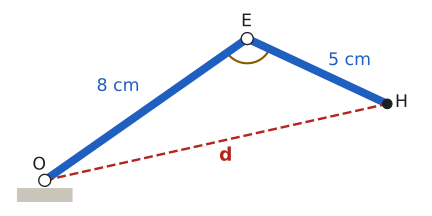

Python code for this plot:
import sys; sys.path.insert(0, "tools")
from cizim import *

# Alıştırma soru 10: robot kolu |OE| = 8, |EH| = 5, dirsekteki açı geniş (çizimde 120°), d = |OH| = sqrt(129) ≈ 11,36.
O = np.array([0.0, 0.0]); E = 8 * np.array([np.cos(np.radians(35)), np.sin(np.radians(35))])
yon = np.radians(35 - 60)  # dirsekte 180 - 60 = 120 derece
H = E + 5 * np.array([np.cos(yon), np.sin(yon)])
v1 = O - E; v2 = H - E
print("dirsek", np.degrees(np.arccos(v1 @ v2 / np.linalg.norm(v1) / np.linalg.norm(v2))), "d", np.linalg.norm(H - O))

fig, ax = sekil(5.6, 3.6)
ax.set_aspect("equal"); ax.axis("off")
ax.add_patch(patches.Rectangle((-0.9, -0.7), 1.8, 0.45, facecolor=CIZGI, edgecolor="none"))
ax.plot(*zip(O, E), color=MAVI, lw=6, solid_capstyle="round")
ax.plot(*zip(E, H), color=MAVI, lw=6, solid_capstyle="round")
ax.plot(*zip(O, H), color=KIRMIZI, lw=1.8, ls="--")
for P in (O, E): ax.plot(*P, "o", color="white", markeredgecolor=YAZI, markersize=9, zorder=6)
ax.plot(*H, "o", color=YAZI, markersize=7, zorder=6)
aci(ax, E, O, H, r=0.8, renk=SARI)
ax.text(O[0] - 0.4, O[1] + 0.35, "O", fontsize=13); ax.text(E[0] - 0.2, E[1] + 0.4, "E", fontsize=13)
ax.text(H[0] + 0.25, H[1] - 0.1, "H", fontsize=13)
m = E / 2; ax.text(m[0] - 1.6, m[1] + 0.6, "8 cm", fontsize=13, color=MAVI)
m = (E + H) / 2; ax.text(m[0] + 0.35, m[1] + 0.2, "5 cm", fontsize=13, color=MAVI)
m = H / 2; ax.text(m[0] + 0.1, m[1] - 0.6, "d", fontsize=14, color=KIRMIZI, fontweight="bold")
ax.set_xlim(-1.2, H[0] + 1.2); ax.set_ylim(-0.9, E[1] + 1.0)
kaydet(fig, __file__)
